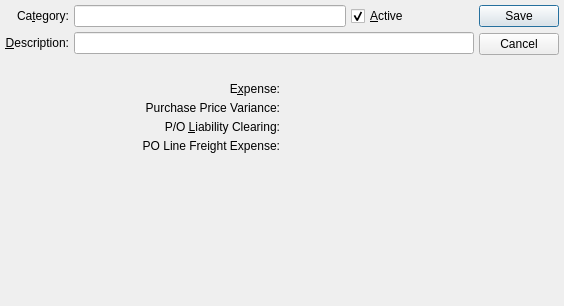
<?xml version="1.0" encoding="UTF-8"?>
<ui version="4.0">
 <comment>This file is part of the xTuple ERP: PostBooks Edition, a free and
open source Enterprise Resource Planning software suite,
Copyright (c) 1999-2019 by OpenMFG LLC, d/b/a xTuple.
It is licensed to you under the Common Public Attribution License
version 1.0, the full text of which (including xTuple-specific Exhibits)
is available at www.xtuple.com/CPAL.  By using this software, you agree
to be bound by its terms.</comment>
 <class>expenseCategory</class>
 <widget class="QDialog" name="expenseCategory">
  <property name="geometry">
   <rect>
    <x>0</x>
    <y>0</y>
    <width>564</width>
    <height>306</height>
   </rect>
  </property>
  <property name="windowTitle">
   <string>Expense Category</string>
  </property>
  <layout class="QVBoxLayout">
   <property name="spacing">
    <number>0</number>
   </property>
   <item>
    <layout class="QVBoxLayout">
     <item>
      <layout class="QHBoxLayout">
       <item>
        <layout class="QVBoxLayout">
         <property name="spacing">
          <number>0</number>
         </property>
         <item>
          <layout class="QHBoxLayout">
           <item>
            <layout class="QVBoxLayout">
             <item>
              <widget class="QLabel" name="_categoryLit">
               <property name="text">
                <string>Ca&amp;tegory:</string>
               </property>
               <property name="alignment">
                <set>Qt::AlignRight|Qt::AlignTrailing|Qt::AlignVCenter</set>
               </property>
               <property name="buddy">
                <cstring>_category</cstring>
               </property>
              </widget>
             </item>
             <item>
              <widget class="QLabel" name="_descriptionLit">
               <property name="text">
                <string>&amp;Description:</string>
               </property>
               <property name="alignment">
                <set>Qt::AlignRight|Qt::AlignTrailing|Qt::AlignVCenter</set>
               </property>
               <property name="buddy">
                <cstring>_description</cstring>
               </property>
              </widget>
             </item>
            </layout>
           </item>
           <item>
            <layout class="QVBoxLayout">
             <item>
              <layout class="QHBoxLayout">
               <item>
                <widget class="XLineEdit" name="_category"/>
               </item>
               <item>
                <layout class="QHBoxLayout">
                 <property name="spacing">
                  <number>0</number>
                 </property>
                 <item>
                  <widget class="QCheckBox" name="_active">
                   <property name="text">
                    <string>&amp;Active</string>
                   </property>
                   <property name="checked">
                    <bool>true</bool>
                   </property>
                  </widget>
                 </item>
                 <item>
                  <spacer>
                   <property name="orientation">
                    <enum>Qt::Vertical</enum>
                   </property>
                   <property name="sizeType">
                    <enum>QSizePolicy::Expanding</enum>
                   </property>
                   <property name="sizeHint" stdset="0">
                    <size>
                     <width>65</width>
                     <height>20</height>
                    </size>
                   </property>
                  </spacer>
                 </item>
                </layout>
               </item>
              </layout>
             </item>
             <item>
              <widget class="XLineEdit" name="_description"/>
             </item>
            </layout>
           </item>
          </layout>
         </item>
         <item>
          <spacer>
           <property name="orientation">
            <enum>Qt::Vertical</enum>
           </property>
           <property name="sizeType">
            <enum>QSizePolicy::Expanding</enum>
           </property>
           <property name="sizeHint" stdset="0">
            <size>
             <width>20</width>
             <height>0</height>
            </size>
           </property>
          </spacer>
         </item>
        </layout>
       </item>
       <item>
        <layout class="QVBoxLayout">
         <item>
          <widget class="QDialogButtonBox" name="_buttonBox">
           <property name="orientation">
            <enum>Qt::Vertical</enum>
           </property>
           <property name="standardButtons">
            <set>QDialogButtonBox::Cancel|QDialogButtonBox::Save</set>
           </property>
          </widget>
         </item>
        </layout>
       </item>
      </layout>
     </item>
     <item>
      <layout class="QGridLayout">
       <item row="0" column="0">
        <widget class="QLabel" name="_expenseLit">
         <property name="text">
          <string>E&amp;xpense:</string>
         </property>
         <property name="alignment">
          <set>Qt::AlignRight|Qt::AlignTrailing|Qt::AlignVCenter</set>
         </property>
         <property name="buddy">
          <cstring>_expense</cstring>
         </property>
        </widget>
       </item>
       <item row="0" column="1">
        <widget class="GLCluster" name="_expense"/>
       </item>
       <item row="1" column="0">
        <widget class="QLabel" name="_purchasePriceLit">
         <property name="text">
          <string>Purchase Price Variance:</string>
         </property>
         <property name="alignment">
          <set>Qt::AlignRight|Qt::AlignTrailing|Qt::AlignVCenter</set>
         </property>
         <property name="buddy">
          <cstring>_purchasePrice</cstring>
         </property>
        </widget>
       </item>
       <item row="1" column="1">
        <widget class="GLCluster" name="_purchasePrice"/>
       </item>
       <item row="2" column="0">
        <widget class="QLabel" name="_poLiabilityClearingLit">
         <property name="text">
          <string>P/O &amp;Liability Clearing:</string>
         </property>
         <property name="alignment">
          <set>Qt::AlignRight|Qt::AlignTrailing|Qt::AlignVCenter</set>
         </property>
         <property name="buddy">
          <cstring>_liability</cstring>
         </property>
        </widget>
       </item>
       <item row="2" column="1">
        <widget class="GLCluster" name="_liability"/>
       </item>
       <item row="3" column="0">
        <widget class="QLabel" name="_freightLit">
         <property name="text">
          <string>PO Line Freight Expense:</string>
         </property>
         <property name="alignment">
          <set>Qt::AlignRight|Qt::AlignTrailing|Qt::AlignVCenter</set>
         </property>
         <property name="buddy">
          <cstring>_freight</cstring>
         </property>
        </widget>
       </item>
       <item row="3" column="1">
        <widget class="GLCluster" name="_freight"/>
       </item>
      </layout>
     </item>
    </layout>
   </item>
   <item>
    <spacer>
     <property name="orientation">
      <enum>Qt::Vertical</enum>
     </property>
     <property name="sizeType">
      <enum>QSizePolicy::Expanding</enum>
     </property>
     <property name="sizeHint" stdset="0">
      <size>
       <width>16</width>
       <height>16</height>
      </size>
     </property>
    </spacer>
   </item>
  </layout>
 </widget>
 <layoutdefault spacing="5" margin="5"/>
 <customwidgets>
  <customwidget>
   <class>GLCluster</class>
   <extends>QWidget</extends>
   <header>glcluster.h</header>
  </customwidget>
  <customwidget>
   <class>XLineEdit</class>
   <extends>QLineEdit</extends>
   <header>xlineedit.h</header>
   <container>1</container>
  </customwidget>
 </customwidgets>
 <tabstops>
  <tabstop>_category</tabstop>
  <tabstop>_active</tabstop>
  <tabstop>_description</tabstop>
  <tabstop>_expense</tabstop>
  <tabstop>_purchasePrice</tabstop>
  <tabstop>_liability</tabstop>
  <tabstop>_freight</tabstop>
  <tabstop>_buttonBox</tabstop>
 </tabstops>
 <resources/>
 <connections/>
</ui>
